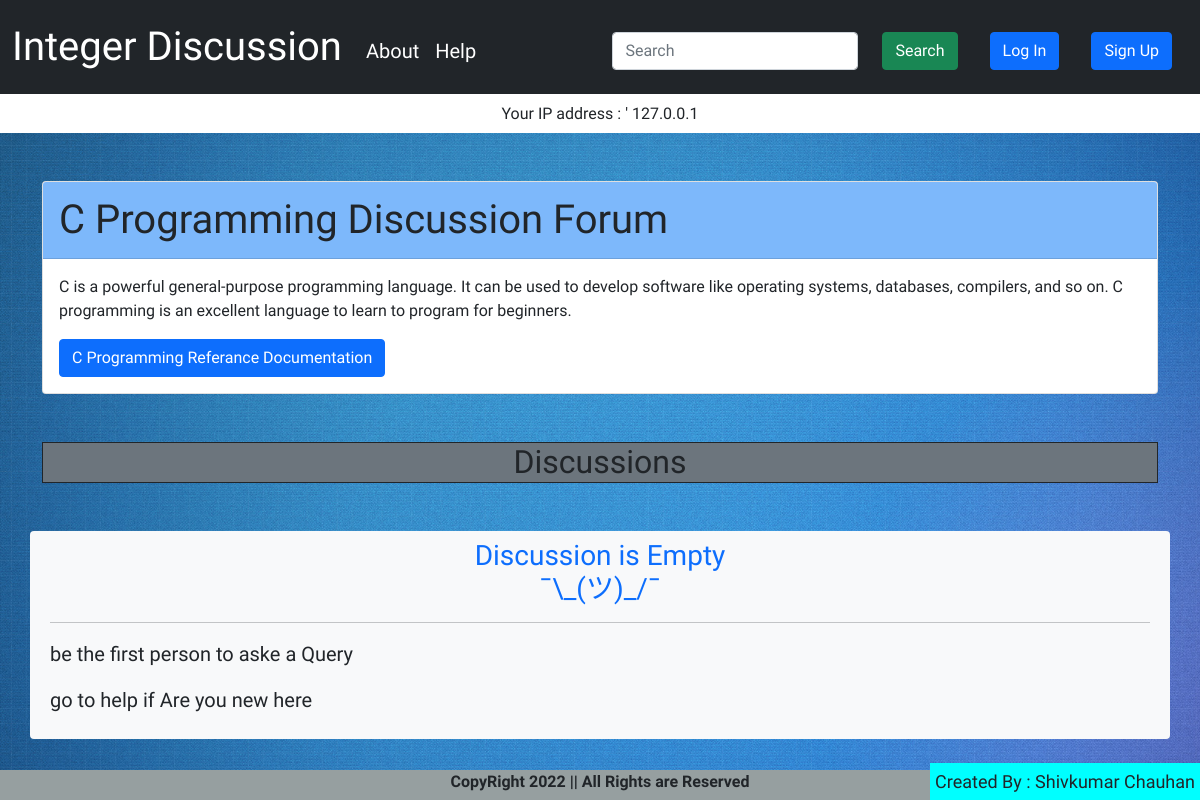
The app's page /threads.php?thread_id=2 with its own data.
### tables this page shows
CREATE TABLE `categories` (
  `thread_id` int(10) NOT NULL,
  `thread_title` text NOT NULL,
  `thread_description` text NOT NULL,
  `timestamp` timestamp NOT NULL DEFAULT current_timestamp() ON UPDATE current_timestamp(),
  `referance_documentation` text NOT NULL
);

### threads.php (the view, shortened to what this page needs)
<!DOCTYPE html>
<html lang="en">
<head>
    <link href="https://cdn.jsdelivr.net/npm/bootstrap@5.0.0-beta1/dist/css/bootstrap.min.css" rel="stylesheet">
    <link rel="stylesheet" href="style.css">
</head>
<body>
    <?php
    include 'header.php';
    include 'dbconnect.php';
    $thread_id = $_GET['thread_id'];
    ?>
<h3 class="text-center" style="background:white;padding:10px;font-size:inherit;">Your IP address : '
<?php echo $_SERVER['REMOTE_ADDR'];?>
</h3>
    <?php
    $sql = "SELECT*FROM categories WHERE thread_id=$thread_id";
    $result = mysqli_query($conn, $sql);
    while ($row = mysqli_fetch_assoc($result)) {
        $thread_title = $row['thread_title'];
        $thread_description = $row['thread_description'];
        $referance_documentation = $row['referance_documentation'];
        echo ' <div class="container mt-5">
        <div class="card cardhead">
            <div class="card-header fs-1 cardheader">
                ' . $thread_title . ' Discussion Forum
            </div>
            <div class="card-body">
                <p class="card-text">' . $thread_description . '</p>
                <a href="' . $referance_documentation . '" class="btn btn-primary">' . $thread_title . ' Referance Documentation</a>
            </div>
        </div>
    </div>';
    }
    ?>
    <div class="container mt-5">
        <h1 class="fs-2 border border-dark text-center bg-secondary">
            Discussions
        </h1>
    </div>
    <div class="container bg-light rounded-2">
        <?php
        $sql = "SELECT* FROM threads WHERE thread_cat_id=$thread_id ORDER BY topic_id DESC";
        $result = mysqli_query($conn, $sql);
        if (mysqli_num_rows($result) > 0) {
            while ($row = mysqli_fetch_assoc($result)) {
                $topic_id = $row['topic_id'];
                $topic_title = $row['topic_title'];
                $topic_description = $row['topic_description'];
                $posted_by = $row['posted_by'];
                $timestamp = $row['timestamp'];
                echo '
                <div class="media my-5">
                        <div class="media-left d-inline">
                            <img class="media-object" src="https://thumbs.dreamstime.com/b/default-avatar-profile-trendy-style-social-media-user-icon-187599373.jpg" width="40" alt="...">
                        </div>
                        <h4 class="media-heading d-inline"> <a href="thread.php?topic_id=' . $topic_id . '"> <strong>' . $topic_title . '</strong></a></h4>
                        <div class="media-body">' . $topic_description . '
                        </div>
                        <div class="container mt-3">
                            posted by <strong> ' . $posted_by . '</strong> at <strong>' . $timestamp . '</strong>
                        </div>
                    </div>
                    <hr>';
            }
        } else {
            echo '<div class="container p-2 my-5">
            <h3 class="text-primary text-center">
                Discussion is Empty
                <br>¯\_(ツ)_/¯
            </h3>
            <hr>
            <p class="text-dark fs-5">
                be the first person to aske a Query
            </p>
            <p class="text-dark fs-5">
                go to help if Are you new here
            </p>
        </div>';
        }
        ?>
    </div>
    <?php
    include 'footer.php';
    ?>
</body>
</html>

### style.css (style rules this page uses)
body { margin-bottom: 40px; font-family: 'Architects Daughter', cursive; background: url("bg.jpg"); background-repeat: no-repeat; background-size: cover; background-attachment: fixed; word-wrap: break-word; }
.cardheader { background-color: rgb(125 184 251) !important; }

### records on screen
categories: thread_title "C Programming", thread_description "C is a powerful general-purpose programming language. It can be used to develop software like operating systems, databases, compilers, and so on. C programming is an excellent language to learn to program for beginners."

### other values on screen
$_SERVER['REMOTE_ADDR'] "127.0.0.1"
